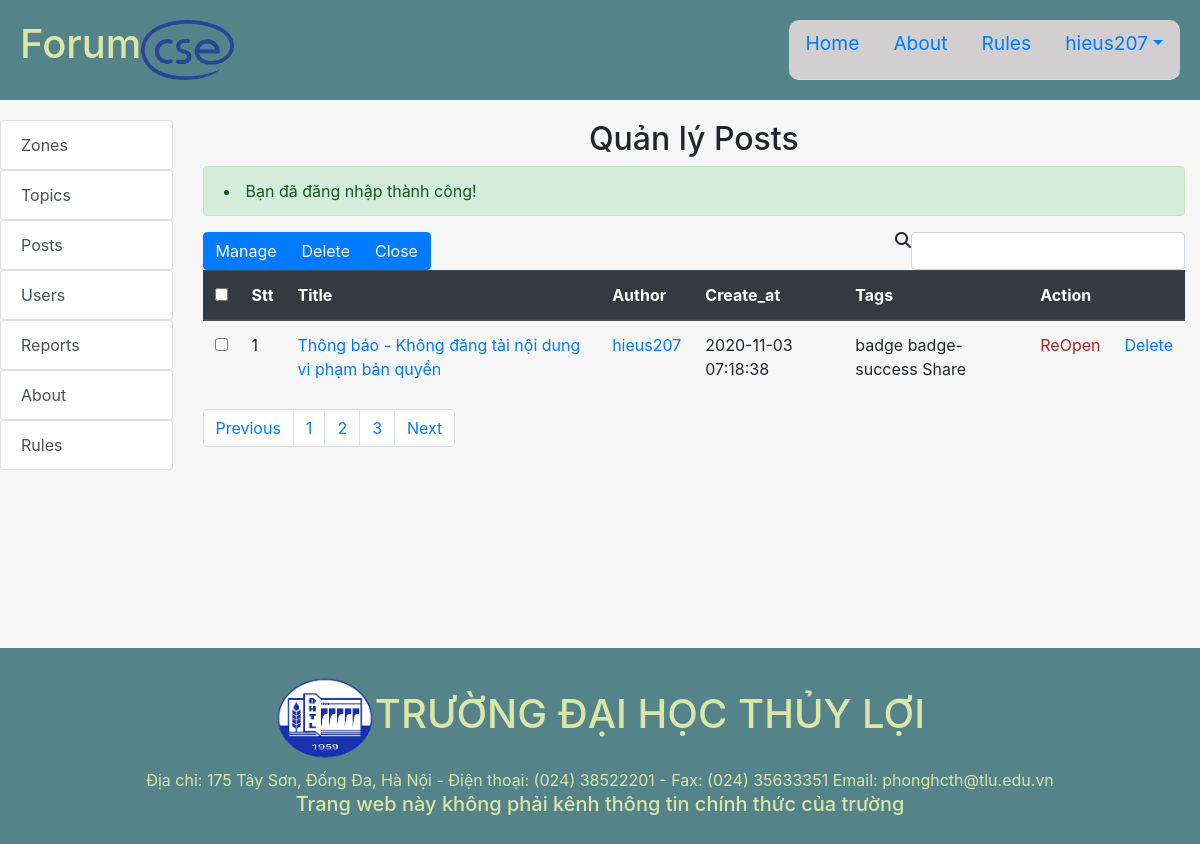
Screenshot of /Forum/index.php?controller=admin&action=view_tp&tp_id=37 (signed in) with the database file from the repository.
### tables this page shows
CREATE TABLE `posts` (
  `post_id` int(11) NOT NULL,
  `title` varchar(255) NOT NULL,
  `create_at` timestamp NOT NULL DEFAULT current_timestamp(),
  `edit_at` timestamp NULL DEFAULT NULL,
  `body` text NOT NULL,
  `tags` varchar(255) DEFAULT NULL,
  `views` int(11) NOT NULL DEFAULT 0,
  `replys` int(11) NOT NULL DEFAULT 0,
  `status` tinyint(4) NOT NULL DEFAULT 1,
  `user_id` int(11) NOT NULL,
  `topic_id` int(11) NOT NULL,
  `mitopic_id` int(11) DEFAULT NULL
);

CREATE TABLE `users` (
  `user_id` int(11) NOT NULL,
  `username` varchar(60) NOT NULL,
  `fullname` varchar(60) NOT NULL,
  `email` varchar(255) NOT NULL,
  `avt` varchar(255) NOT NULL DEFAULT 'none.jpg',
  `password` varchar(255) NOT NULL,
  `code` varchar(255) DEFAULT NULL,
  `create_at` timestamp NOT NULL DEFAULT current_timestamp(),
  `admin` tinyint(4) NOT NULL DEFAULT 0,
  `status` tinyint(4) NOT NULL DEFAULT 0
);

### Forum/index.php (called while the page is built, shortened)
<?php
$action = isset($_GET['action']) ? $_GET['action'] : 'index';
$object = new $controller;
$object->$action();
?>

### Forum/path.php (called while the page is built, shortened)
<?php
    $URL="http://localhost:8080/Forum/index.php?controller="
?>

### Forum/models/model.php (called while the page is built, shortened)
<?php
    require_once("path.php");
    function openConnect(){
        $conn=mysqli_connect(HOST,USER,PASS,DB);
        return $conn;
    }
?>

### Forum/models/PostModel.php (called while the page is built, shortened)
<?php
    require_once("model.php");
    class PostModel{
        public $connection;
        function PostModel($title="",$body="",$tags="",$user_id="",$topic_id="",$mitopic_id="",$edit_at=""){
            $this->connection=openConnect();
        }
        function getPostInTP($tp_id){
            $sql="SELECT p.*,u.username,u.user_id,u.avt FROM posts As p JOIN users as u ON p.user_id=u.user_id WHERE p.topic_id='$tp_id' ORDER BY p.post_id DESC";
            $rs=mysqli_query($this->connection,$sql);
            $result=mysqli_fetch_all($rs,MYSQLI_ASSOC);
            return $result;
        }
    }
?>

### Forum/models/UserModel.php (called while the page is built, shortened)
<?php
    require_once("model.php");
    class UserModel{
        public $connection;
        function UserModel($username='',$fullname='',$email='',$password='',$avt='',$admin='',$status=''){
            $this->connection=openConnect();
        }
        function selectAll($data=[]){
            $sql="SELECT * FROM ". self::TABLE;
            $rs=mysqli_query($this->connection,$sql);
            $result=mysqli_fetch_all($rs,MYSQLI_ASSOC);
            return $result;
        }
    }
?>

### Forum/views/admin/posts/index.php (the view, shortened to what this page needs)
<?php include_once("path.php");
global $ROOT_PATH;
global $URL;?>
<?php include($ROOT_PATH."/includes/headerp1.php");?>
<link rel="stylesheet" href="assets/css/admin.css">
<?php include($ROOT_PATH."/includes/headerp2.php");?>
<?php include($ROOT_PATH."/includes/admin_headerp3.php");?>
                <div class="col-md-10">
                    <h2 class="text-center">Quản lý Posts</h2>
                    <?php include($ROOT_PATH . "/supports/message.php");?>
                    <div class="list-posted">
                    <form action="<?php echo $URL."admin&action=posts_index"?>" method="post">
                        <div class="btn-group float float-left" role="group" aria-label="">
                            <button type="submit" class="btn btn-primary">Manage</button>
                            <button type="submit" name="del_post" class="btn btn-primary" onclick="return confirm('Bạn có chắc muốn xóa những post đã chọn?')">Delete</button>
                            <button type="submit" name="close_post" class="btn btn-primary" onclick="return confirm('Bạn có chắc muốn đóng những post đã chọn?')">Close</button>
                        </div>
                        <div class="d-flex float float-right">
                            <i class="fa fa-search" aria-hidden="true"></i>
                            <input type="text" class="form-control" name="" id="" aria-describedby="helpId" placeholder="">
                        </div>
                        <div class="clearfix"></div>
                        <table class="table">
                            <thead class="thead-dark">
                                <tr>
                                    <th>
                                    <input type="checkbox" name="" id="">
                                    </th>
                                    <th>Stt</th>
                                    <th>Title</th>
                                    <th>Author</th>
                                    <th>Create_at</th>
                                    <th>Tags</th>
                                    <th colspan="2">Action</th>
                                </tr>
                            </thead>
                            <tbody>
                                <?php foreach ($posts as $key=>$post):?>
                                    <tr>
                                        <td scope="row"><input type="checkbox" name="p_id[]" value="<?php echo $post['post_id'];?>"></td>
                                        <td><?php echo $key+1;?></td>
                                        <td><a href="<?php echo $URL."posts&action=index&p_id=".$post['post_id'];?>"><?php echo $post['title'];?></a></td>
                                        <?php foreach ($users as $user):?>
                                            <?php if($user['user_id']==$post['user_id']):?>
                                            <td><a href="<?php echo $URL."users&action=index&u_id=".$user['user_id'];?>"><?php echo $user['username'];?></a></td>
                                            <?php endif;?>
                                        <?php endforeach;?>
                                        <td><?php echo $post['create_at'];?></td>
                                        <td><?php echo $post['tags'];?></td>
                                        <?php if($post['status']):?>
                                        <td><a href="<?php echo $URL."admin&action=close_p&p_id=".$post['post_id'];?>" onclick="return confirm('Bạn có chắc muốn đóng bài viết này?')">Close</a></td>
                                        <?php else:?>
                                        <td><a href="<?php echo $URL."admin&action=open_p&p_id=".$post['post_id'];?>" style="color:brown;">ReOpen</a></td>
                                        <?php endif;?>
                                        <td><a href="<?php echo $URL."admin&action=del_p&p_id=".$post['post_id'];?>" onclick="return confirm('Bạn có chắc muốn xóa bài viết này?')">Delete</a></td>
                                    </tr>
                                <?php endforeach;?>
                            </tbody>
                        </table>
                    </form>
                        <nav aria-label="Page navigation">
                        <ul class="pagination">
                            <li class="page-item"><a class="page-link" href="#">Previous</a></li>
                            <li class="page-item"><a class="page-link" href="#">1</a></li>
                            <li class="page-item"><a class="page-link" href="#">2</a></li>
                            <li class="page-item"><a class="page-link" href="#">3</a></li>
                            <li class="page-item"><a class="page-link" href="#">Next</a></li>
                        </ul>
                        </nav>
                    </div>
                </div>
            </div>
        </div>
    </div>
<?php include($ROOT_PATH."/includes/footer.php");?>

### Forum/assets/css/style.css (style rules this page uses)
html,body { padding:0; margin:0; height: 100%; background:#f6f6f6; }
* { box-sizing: border-box; }

### rows the page displays
posts: title "Thông báo - Không đăng tải nội dung vi phạm bản quyền", create_at "2020-11-03 07:18:38", tags "badge badge-success Share"
users: username "hieus207"

### other values shown
$_SESSION['username'] "hieus207"
$_SESSION['message'] "Bạn đã đăng nhập thành công!"
